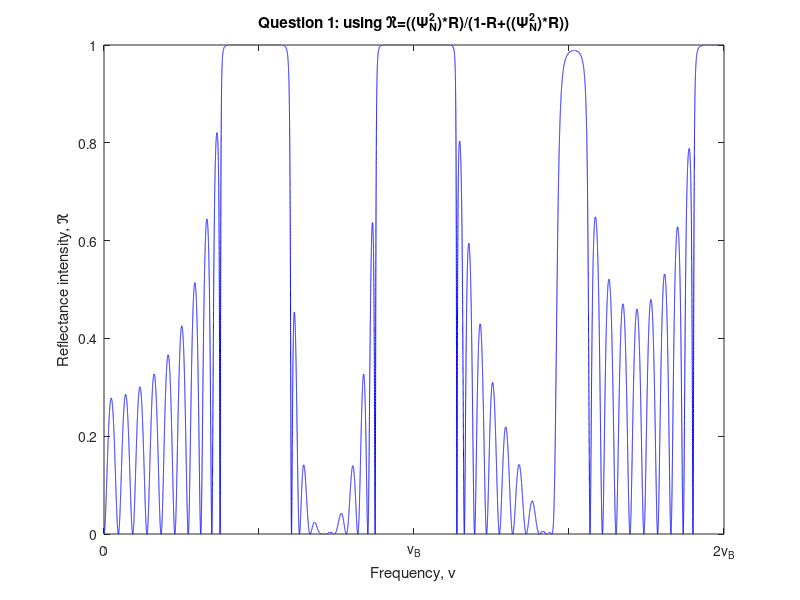
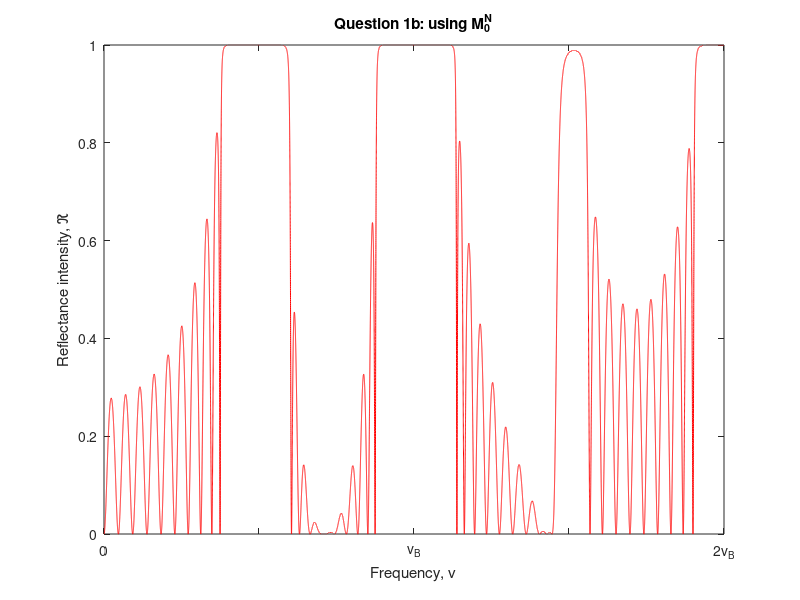
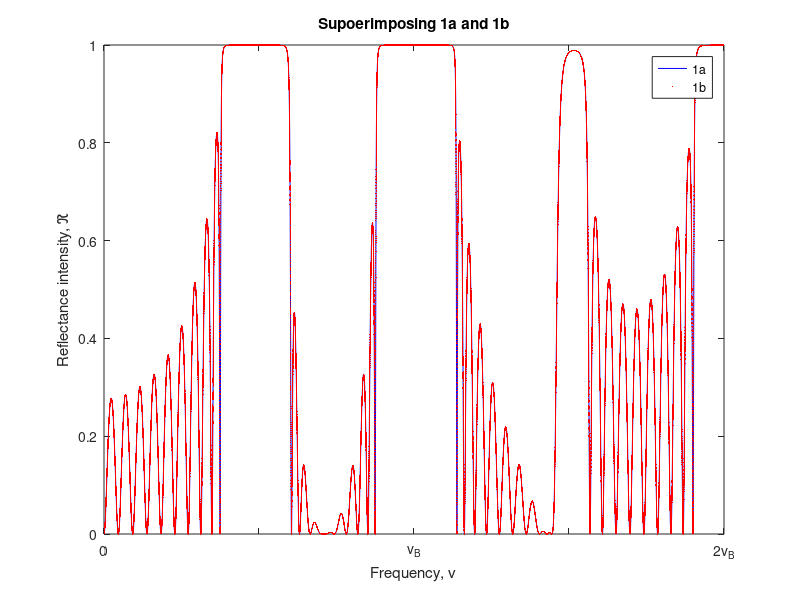

Here is the MATLAB script that generated these plots, in order:
clc
clear
close all

% ENEE 692 - Introduction to Photonics
% Assignment #4
% Problem #1


% ********* Variables *********
% Question 1
% refractive index of the medium 1
n1 = 1.5;

% refractive index of the dielectric layer, medium 2
n2 = 3.5;

% Grating period: 

% --- d1 = thickness of medium 1 
% --- d2 = thickness of medium 2
d1 = 1.5*10^-6; % in meters
d2 = d1;


% ******************
% Number of segments
N = 10;

% ** how many frequency values do you want?
freqRange = 100000;

% ********* Constants *********

% speed of light in vacuum
c0 = 3*10^8; % in m/s

% ********* Derivations *********

% Grating period
Lambda = d1 + d2;

% average refractive index
n_avg = (n1*d1 + n2*d2)/(Lambda);


% ********* Variables *********
% % Question 1
% Bragg frequency  - p.275
mu_B = c0/(n_avg*(2*Lambda));

% frequency range;
freqValues = linspace(0,4*mu_B,freqRange);

% ******************

% eta
eta = (n1*d1 - n2*d2)/(n1*d1 + n2*d2);

% denominator
denom = 4 * n1 * n2;

% phi_1 + phi_2
phi1_p_phi2 = pi * (freqValues/mu_B);

% phi_1 - phi_2
phi1_m_phi2 = eta * phi1_p_phi2;

% ********* Wave Transfer Matrix *********

% attempt 2: M0 = [I21][e2][I12][e1]
A = 1/denom * (((n1+n2)^2)*exp(-1i*(phi1_p_phi2)) - ((n1-n2)^2)*exp(-1i*(phi1_m_phi2)));
B = 1/denom * (((n1^2) - (n2^2))*exp(1i*(phi1_p_phi2)) - ((n1^2) - (n2^2))*exp(1i*(phi1_m_phi2)));
C = conj(B);
D = conj(A);

% reflection 
r_small = B./D;

% transmission
t_small = 1./D;


% **************************
% ********* Part a *********

% ********* Finding Phi from eq. 7.1-46 *********
% cos(Phi) = Re{1/t} = Re(D) [from 7.1-43 and 7.1-46]
Phi = acos(real(1./t_small));


% ********* Finding Psi from eq. 7.1-46 *********
Psi_N = sin(N*Phi) ./ sin(Phi);

% ********* Finding R_one fom equation 6.2-14 *********
% R_one = |r_small|^2
% R_one = intensity of reflection for one frequency
R_one = (abs(r_small)).^2;


% ********* Finding R_N fom equation 7.1-51 *********
R_N = ((Psi_N.^2).*R_one) ./ (1 - R_one + ((Psi_N.^2).*R_one));


% **************************
% ********* Part b *********

% Step 1: loops through each values of A, B, C, and D to generate the wave
% transfer matrix (WTM)
% Step 2: finds the Nth power of the WTM
% Step 3: finds A_b, B_b, C_b, and D_b;
% Step 4: finds r
% Step 5: finds R_N

R_Q1b = zeros(1,freqRange);
for counter = 1:1:freqRange
    % Unit cell Wave matrix
    M_temp = [A(counter), B(counter); 
        C(counter), D(counter)];

    % Wave Transfer Matrix for each frequency
    M_Q1b = M_temp^10;


    % Reflectance
    r_small_Q2 = M_Q1b(1,2)/M_Q1b(2,2);
    R_Q1b(counter) = (abs(r_small_Q2)).^2;
end


% ********* Generating R_N vs. frequency *********
figure(1)

plot(freqValues/mu_B,R_N,'-b');
xlabel('Frequency, \nu');
ylabel('Reflectance intensity, \Re');
xticklabels({0,'','\nu_B','','2\nu_B','', '3\nu_B','', '4\nu_B'});
title('Question 1: using \Re=((\Psi_N^2)*R)/(1-R+((\Psi_N^2)*R))')

figure(2)
% part 1b
plot(freqValues/mu_B, R_Q1b,'-r');
xlabel('Frequency, \nu');
ylabel('Reflectance intensity, \Re');
xticklabels({0,'','\nu_B','','2\nu_B','', '3\nu_B','', '4\nu_B'});
title('Question 1b: using M_0^N')

figure(3)
plot(freqValues/mu_B,R_N,'-b');
hold on
plot(freqValues/mu_B, R_Q1b,'.r','MarkerSize',0.1);
hold off
xlabel('Frequency, \nu');
ylabel('Reflectance intensity, \Re');
xticklabels({0,'','\nu_B','','2\nu_B','', '3\nu_B','', '4\nu_B'});
title('Supoerimposing 1a and 1b')
legend('1a','1b');